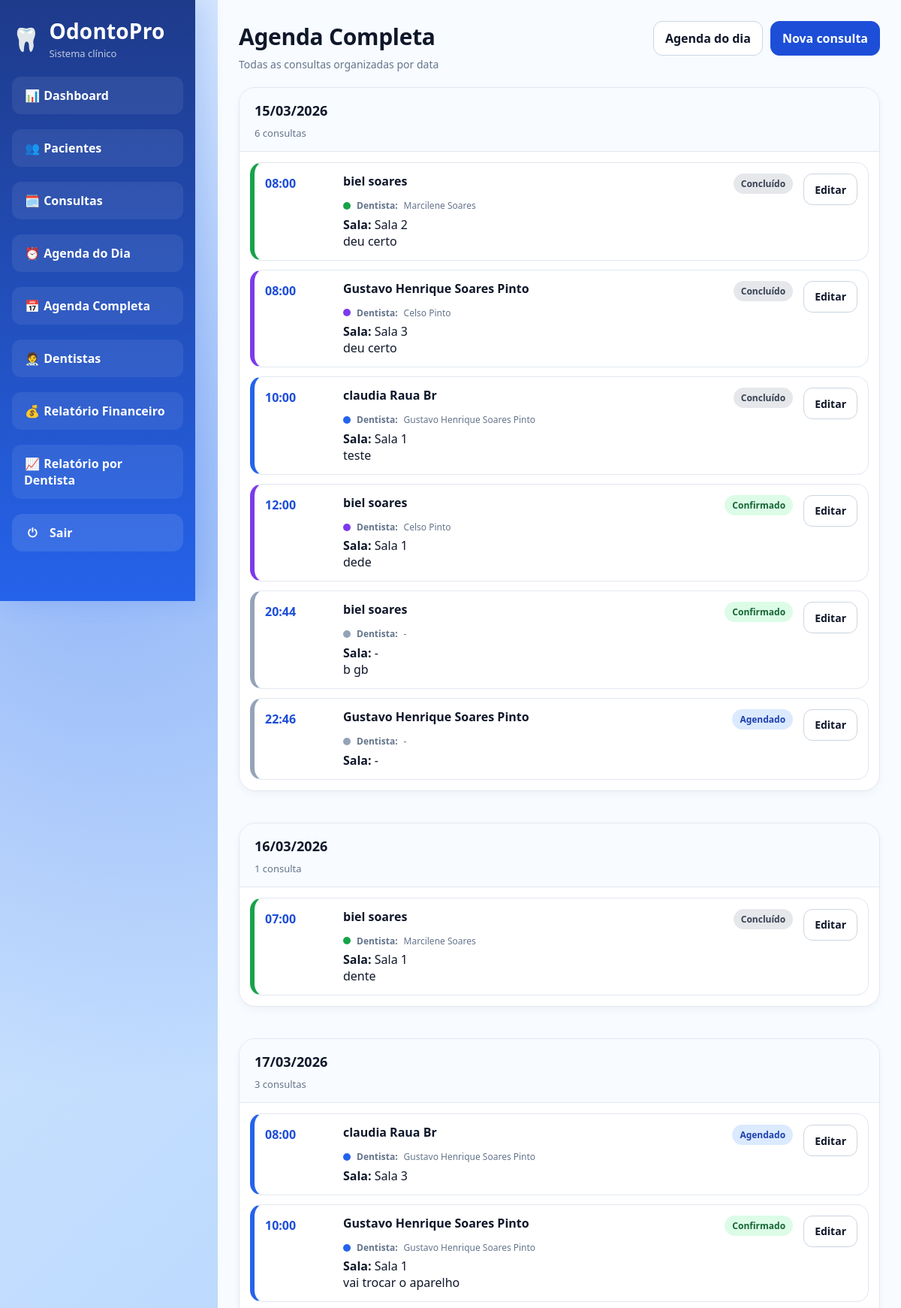
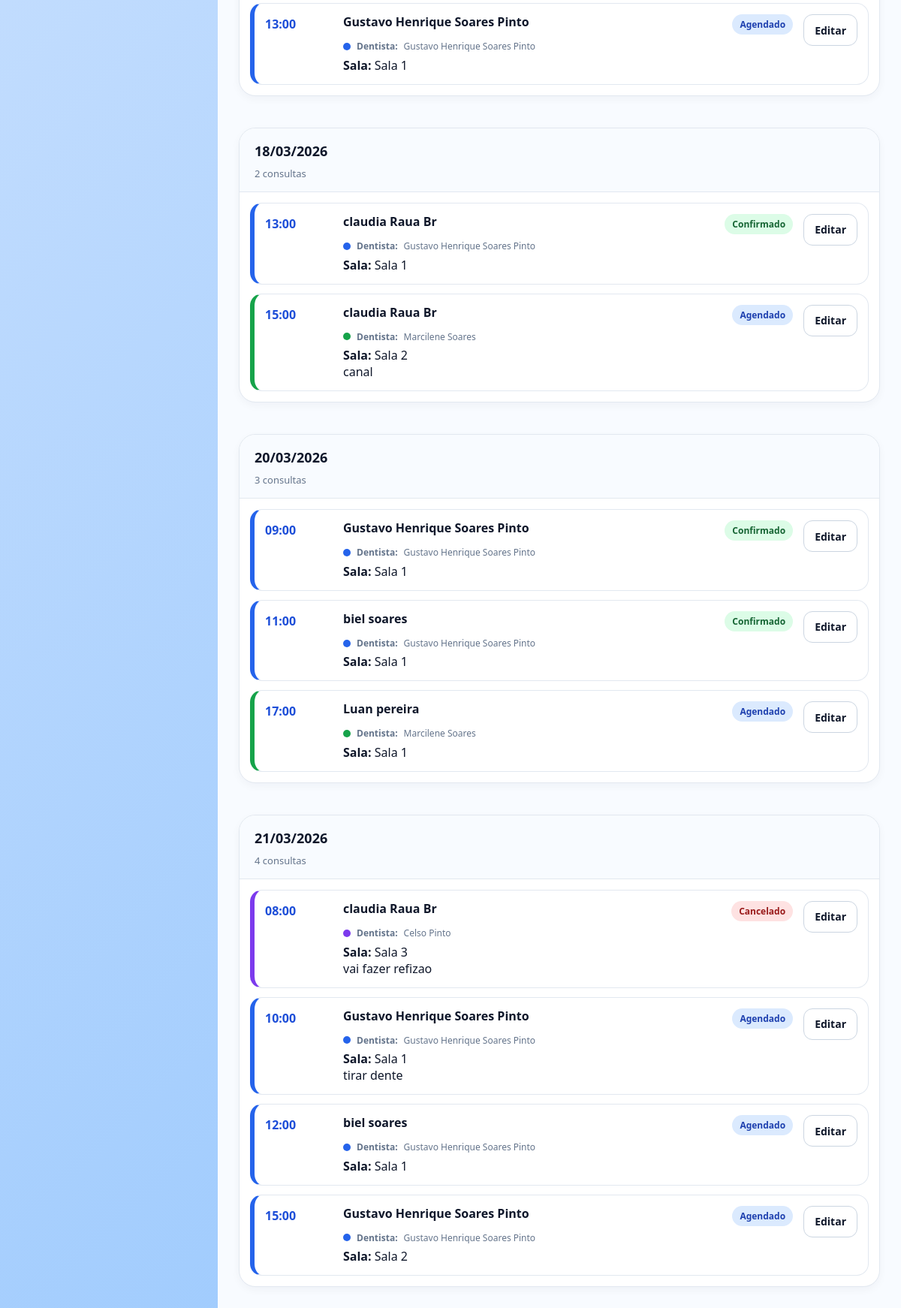
The page /agenda/ (signed in) on the database its author committed (2 pictures, top to bottom).
### core/models.py (models this page shows, shortened)
class Consulta(models.Model):
    STATUS_CHOICES = [
        ("agendado", "Agendado"),
        ("confirmado", "Confirmado"),
        ("concluido", "Concluído"),
        ("cancelado", "Cancelado"),
    ]
    DURACAO_CHOICES = [
        (30, "30 minutos"),
        (60, "60 minutos"),
        (90, "90 minutos"),
        (120, "120 minutos"),
    ]
    paciente = models.ForeignKey(
        Paciente,
        on_delete=models.CASCADE,
        related_name="consultas"
    )
    dentista = models.ForeignKey(
        Dentista,
        on_delete=models.SET_NULL,
        null=True,
        blank=True,
        related_name="consultas"
    )
    sala = models.ForeignKey(
        Sala,
        on_delete=models.SET_NULL,
        null=True,
        blank=True,
        related_name="consultas"
    )
    data = models.DateField()
    hora = models.TimeField()
    duracao_minutos = models.PositiveIntegerField(
        choices=DURACAO_CHOICES,
        default=60
    )
    observacoes = models.TextField(blank=True, null=True)
    status = models.CharField(
        max_length=20,
        choices=STATUS_CHOICES,
        default="agendado"
    )
    criado_em = models.DateTimeField(auto_now_add=True)
    valor = models.DecimalField(
        max_digits=10,
        decimal_places=2,
        default=0,
        help_text="Valor cobrado pela consulta/procedimento"
    )

class Paciente(models.Model):
    nome = models.CharField(max_length=120)
    cpf = models.CharField(max_length=14, unique=True)
    telefone = models.CharField(max_length=20, blank=True, null=True)
    data_nascimento = models.DateField(blank=True, null=True)
    endereco = models.CharField(max_length=255, blank=True, null=True)
    observacoes = models.TextField(blank=True, null=True)
    data_cadastro = models.DateTimeField(auto_now_add=True)

class Dentista(models.Model):
    nome = models.CharField(max_length=120)
    cro = models.CharField(max_length=20, blank=True, null=True)
    telefone = models.CharField(max_length=20, blank=True, null=True)
    email = models.EmailField(blank=True, null=True)
    ativo = models.BooleanField(default=True)

class Sala(models.Model):
    nome = models.CharField(max_length=100, unique=True)

### core/views.py (the view)
# urls.py: path("agenda/", views.agenda_completa, name="agenda_completa"),
@login_required
def agenda_completa(request):
    if not (eh_admin(request.user) or eh_recepcao(request.user) or eh_dentista(request.user)):
        raise PermissionDenied
    consultas = (
        Consulta.objects.select_related("paciente", "dentista", "sala")
        .order_by("data", "hora")
    )
    consultas = _aplicar_cor_dentista(consultas)
    agenda = {}
    for consulta in consultas:
        chave = consulta.data.strftime("%d/%m/%Y")
        if chave not in agenda:
            agenda[chave] = []
        agenda[chave].append(consulta)
    return render(
        request,
        "core/consultas/agenda.html",
        {"agenda": agenda}
    )

### core/templatetags/core_extras.py (called while the page is built)
@register.filter
def has_group(user, group_name):
    return user.groups.filter(name=group_name).exists()

### core/views.py (called while the page is built)
def eh_admin(user):
    return user.is_authenticated and user.groups.filter(name="Administrador").exists()

def _get_cor_dentista(dentista):
    if not dentista:
        return "#94a3b8"
    return CORES_DENTISTAS[(dentista.id - 1) % len(CORES_DENTISTAS)]

def _aplicar_cor_dentista(consultas):
    for consulta in consultas:
        consulta.cor_dentista = _get_cor_dentista(consulta.dentista)
    return consultas

### core/templates/core/consultas/agenda.html (shortened to what this page needs)
{% extends 'core/base.html' %}
{% block content %}
<div class="page-header">
  <div>
    <h1 class="title">Agenda Completa</h1>
    <p class="subtitle">Todas as consultas organizadas por data</p>
  </div>
  <div class="header-actions">
    <a class="btn btn-ghost" href="{% url 'consultas_hoje' %}">Agenda do dia</a>
    <a class="btn" href="{% url 'cadastrar_consulta' %}">Nova consulta</a>
  </div>
</div>
<section class="agenda-board agenda-board-clean">
  {% if agenda %}
    {% for data, consultas in agenda.items %}
      <div class="agenda-day-card agenda-day-card-clean">
        <div class="agenda-day-header agenda-day-header-clean">
          <div>
            <h3>{{ data }}</h3>
            <span>{{ consultas|length }} consulta{{ consultas|length|pluralize }}</span>
          </div>
        </div>
        <div class="agenda-day-body agenda-day-body-clean">
          {% for consulta in consultas %}
            <div class="agenda-item agenda-item-clean" style="border-left: 6px solid {{ consulta.cor_dentista }} !important;">
              <div class="agenda-item-time">
                {{ consulta.hora|time:"H:i" }}
              </div>
              <div class="agenda-item-main">
                <div class="agenda-item-top">
                  <div class="agenda-patient">
                    {{ consulta.paciente.nome }}
                  </div>
                  <div class="agenda-item-status">
                    {% if consulta.status == "agendado" %}
                      <span class="badge badge-blue">Agendado</span>
                    {% elif consulta.status == "confirmado" %}
                      <span class="badge badge-green">Confirmado</span>
                    {% elif consulta.status == "cancelado" %}
                      <span class="badge badge-red">Cancelado</span>
                    {% elif consulta.status == "concluido" %}
                      <span class="badge badge-gray">Concluído</span>
                    {% else %}
                      <span class="badge badge-gray">{{ consulta.status }}</span>
                    {% endif %}
                  </div>
                </div>
                <div class="agenda-meta">
                  <div class="dentista-label-color">
                    <span class="dentista-label-dot" style="background: {{ consulta.cor_dentista }};"></span>
                    <strong>Dentista:</strong>
                    {% if consulta.dentista %}
                      {{ consulta.dentista.nome }}
                    {% else %}
                      -
                    {% endif %}
                  </div>
                  <div style="margin-top: 6px;">
                    <strong>Sala:</strong>
                    {% if consulta.sala %}
                      {{ consulta.sala.nome }}
                    {% else %}
                      -
                    {% endif %}
                  </div>
                </div>
                {% if consulta.observacoes %}
                  <div class="agenda-note">
                    {{ consulta.observacoes }}
                  </div>
                {% endif %}
              </div>
              <div class="agenda-item-actions">
                <a class="btn btn-ghost btn-sm" href="{% url 'editar_consulta' consulta.pk %}">
                  Editar
                </a>
              </div>
            </div>
          {% endfor %}
        </div>
      </div>
    {% endfor %}
  {% endif %}
</section>
{% endblock %}

### rows shown on the page
Consulta: data "15/03/2026", consultas "6", hora "08:00", paciente.nome "biel soares", status "Concluído", dentista.nome "Marcilene Soares", sala.nome "Sala 2", observacoes "deu certo"
Consulta: hora "08:00", paciente.nome "Gustavo Henrique Soares Pinto", status "Concluído", dentista.nome "Celso Pinto", sala.nome "Sala 3", observacoes "deu certo"
Consulta: hora "10:00", paciente.nome "claudia Raua Br", status "Concluído", dentista.nome "Gustavo Henrique Soares Pinto", sala.nome "Sala 1", observacoes "teste"
Consulta: hora "12:00", paciente.nome "biel soares", status "Confirmado", dentista.nome "Celso Pinto", sala.nome "Sala 1", observacoes "dede"
Consulta: hora "20:44", paciente.nome "biel soares", status "Confirmado", observacoes "b gb"
Consulta: hora "22:46", paciente.nome "Gustavo Henrique Soares Pinto", status "Agendado"
Consulta: data "16/03/2026", consultas "1", hora "07:00", paciente.nome "biel soares", status "Concluído", dentista.nome "Marcilene Soares", sala.nome "Sala 1", observacoes "dente"
Consulta: data "17/03/2026", consultas "3", hora "08:00", paciente.nome "claudia Raua Br", status "Agendado", dentista.nome "Gustavo Henrique Soares Pinto", sala.nome "Sala 3"
Consulta: hora "10:00", paciente.nome "Gustavo Henrique Soares Pinto", status "Confirmado", dentista.nome "Gustavo Henrique Soares Pinto", sala.nome "Sala 1", observacoes "vai trocar o aparelho"
Consulta: hora "13:00", paciente.nome "Gustavo Henrique Soares Pinto", status "Agendado", dentista.nome "Gustavo Henrique Soares Pinto", sala.nome "Sala 1"
Consulta: data "18/03/2026", consultas "2", hora "13:00", paciente.nome "claudia Raua Br", status "Confirmado", dentista.nome "Gustavo Henrique Soares Pinto", sala.nome "Sala 1"
Consulta: hora "15:00", paciente.nome "claudia Raua Br", status "Agendado", dentista.nome "Marcilene Soares", sala.nome "Sala 2", observacoes "canal"
Consulta: data "20/03/2026", consultas "3", hora "09:00", paciente.nome "Gustavo Henrique Soares Pinto", status "Confirmado", dentista.nome "Gustavo Henrique Soares Pinto", sala.nome "Sala 1"
Consulta: hora "11:00", paciente.nome "biel soares", status "Confirmado", dentista.nome "Gustavo Henrique Soares Pinto", sala.nome "Sala 1"
Consulta: hora "17:00", paciente.nome "Luan pereira", status "Agendado", dentista.nome "Marcilene Soares", sala.nome "Sala 1"
Consulta: data "21/03/2026", consultas "4", hora "08:00", paciente.nome "claudia Raua Br", status "Cancelado", dentista.nome "Celso Pinto", sala.nome "Sala 3", observacoes "vai fazer refizao"
Consulta: hora "10:00", paciente.nome "Gustavo Henrique Soares Pinto", status "Agendado", dentista.nome "Gustavo Henrique Soares Pinto", sala.nome "Sala 1", observacoes "tirar dente"
Consulta: hora "12:00", paciente.nome "biel soares", status "Agendado", dentista.nome "Gustavo Henrique Soares Pinto", sala.nome "Sala 1"
Consulta: hora "15:00", paciente.nome "Gustavo Henrique Soares Pinto", status "Agendado", dentista.nome "Gustavo Henrique Soares Pinto", sala.nome "Sala 2"
